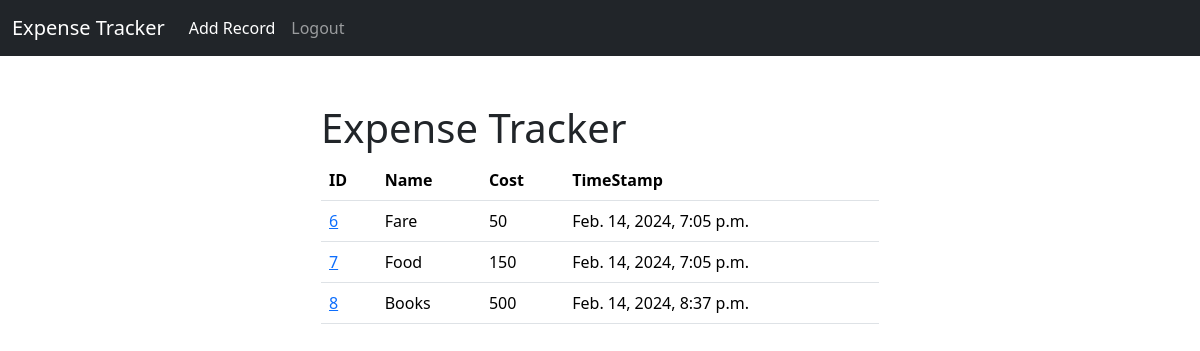
The app's page / (signed in) with its own data.
### tracker/models.py (models this page shows, shortened)
class record(models.Model):
    Name = models.CharField(max_length=50)
    Expenses = models.IntegerField()
    Created_at = models.DateTimeField( auto_now_add= True)

### tracker/views.py (the view)
# urls.py: 2. Add a URL to urlpatterns:  path('', views.home, name='home')
def home(request):
    records = record.objects.all()
    if request.method == 'POST':
        username = request.POST['username']
        password = request.POST['password']
        user = authenticate(request , username = username , password = password)
        if user is not None: #it means that user is authenticated or user exists
            login(request , user)
            messages.success(request , "You have been logged in successfully!")
            return redirect('home')
        else:
            messages.success(request , "You made some error1")
            return redirect('home')
    else :
        return render(request , 'home.html' , {'records' : records})

### tracker/templates/home.html (shortened to what this page needs)
{% extends "base.html" %}
{% block  body %}
<div class = "col-md-6 offset-md-3">
    {% if user.is_authenticated %}
    <h1> Expense Tracker </h1>
    <table class="table">
      <thead>
        <tr>
          <th scope="col">ID</th>
          <th scope="col">Name</th>
          <th scope="col">Cost</th>
          <th scope="col">TimeStamp</th>
        </tr>
      </thead>
      <tbody>
    {% if records %}
    {% for record in records %}
        <tr>
          <td><a href = "{% url "expense_record" record.id %}"> {{record.id}} </a></td>
          <td>{{record.Name}}</td>
          <td>{{record.Expenses}}</td>
          <td>  {{record.Created_at}}  </td>
        </tr>
  {% endfor %}
    {% endif %}
      </tbody>
  </table>
{% endif %}
{% endblock  %}

### records on screen
record: id "6", Name "Fare", Expenses "50", Created_at "Feb. 14, 2024, 7:05 p.m."
record: id "7", Name "Food", Expenses "150", Created_at "Feb. 14, 2024, 7:05 p.m."
record: id "8", Name "Books", Expenses "500", Created_at "Feb. 14, 2024, 8:37 p.m."
